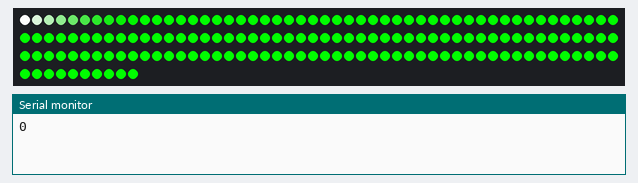
A sketch run on a simulated Arduino Uno, built with avr-gcc and run on an emulated ATmega328P. Parts: 160 RGB LEDs in strip order, left to right, continuing on the next row, the last lines printed to the serial monitor. Random numbers use the default seed unless the sketch sets one.

Above: at 0.17 s.
At 20.77 s:
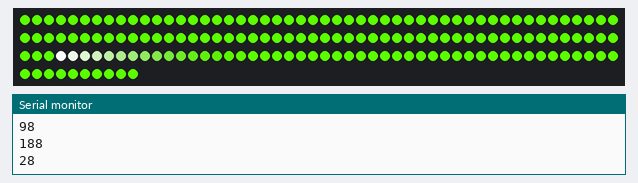
At 39.83 s:
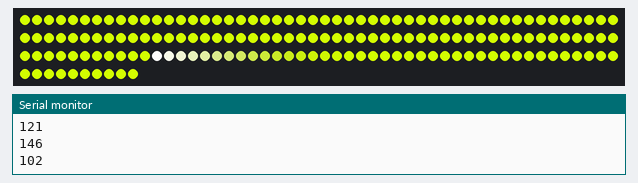

The sketch:

CyberpunkElec.ino
```cpp
#include <FastLED.h>

#define LED_PIN             6           // Numéro de broche des LED
#define NUM_LEDS            160         // Nombre total de LED dans le ruban
#define BRIGHTNESS          250         // Luminosité (de 0 à 255)
int x,y;
#define COLOR_TURQUOISE     CRGB(x, 255, 0)  // Couleur bleu turquoise
#define MAX_TRAIL_LENGTH    20          // Longueur maximale du trait
#define MIN_TRAIL_LENGTH    10           // Longueur minimale du trait
#define MAX_SPEED           10          // Vitesse maximale du trait
#define MIN_SPEED           1           // Vitesse minimale du trait
#define CYCLE_DELAY         10          // Délai entre chaque cycle (en millisecondes)

CRGB leds[NUM_LEDS];

void setup() {
  FastLED.addLeds<WS2812B, LED_PIN, GRB>(leds, NUM_LEDS); // Initialiser les LED
  FastLED.setBrightness(BRIGHTNESS); // Définir la luminosité initiale
  randomSeed(analogRead(0));
  y = 120;
  // Initialiser toutes les LED avec la couleur bleu turquoise
  fill_solid(leds, NUM_LEDS, COLOR_TURQUOISE);
  FastLED.show(); // Mettre à jour l'affichage
  Serial.begin(115200);
}

void loop() {
COLOR_TURQUOISE = CRGB(x,0,255);
Serial.println(x);


  int trailPosition = 0; // Position actuelle du trait
  int trailDirection = 1; // Direction actuelle du trait (1 pour avancer, -1 pour reculer)

  // Effet de trait traversant
  for (int i = 0; i < NUM_LEDS; i++) {
    int trailLength = map(i, 0, NUM_LEDS, MIN_TRAIL_LENGTH, MAX_TRAIL_LENGTH); // Longueur du trait en fonction de la position
    int speed = map(i, 0, NUM_LEDS, MAX_SPEED, MIN_SPEED); // Vitesse du trait en fonction de la position

    // Réinitialiser toute la bande LED à la couleur bleu turquoise
    fill_solid(leds, NUM_LEDS, COLOR_TURQUOISE);
      if (x>y)
  {
  x-=1;
  }
  else if (x<y)
  {
  x+=1;
  }
  else if (x == y)
  {
  y = random(256);
  }

    // Dessiner le nouveau trail
    for (int j = 0; j < trailLength; j++) {
      int ledIndex = (trailPosition + (trailDirection * j) + NUM_LEDS) % NUM_LEDS; // Position du trait sur la LED
      int brightness = map(j, 0, trailLength - 1, 0, 255); // Intensité du trait en fonction de sa position
      CRGB color = CRGB(255, 255, 255).fadeLightBy(brightness); // Ajuster la luminosité de la couleur blanche

      // Mélanger progressivement avec la couleur turquoise en fonction de la position dans le trail
      float mixAmount = (float)j / (float)trailLength;
      leds[ledIndex] = color.lerp8(COLOR_TURQUOISE, mixAmount * 255);
    }

    FastLED.show();
    delay(speed);

    trailPosition += trailDirection; // Déplacer la position du trait

    // Inverser la direction du trait lorsque celui-ci atteint la fin ou le début du ruban
    if (trailPosition >= NUM_LEDS - 1 || trailPosition <= 0) {
      trailDirection *= -1;
    }
  }
  delay(CYCLE_DELAY); // Délai entre chaque cycle
}
```
